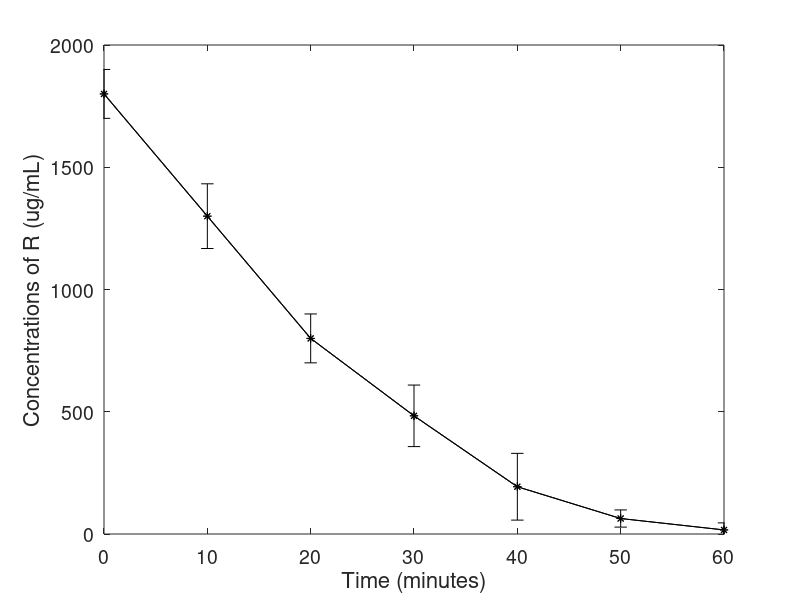

The MATLAB script that drew this image:
susan=[1800 1400 900 600 350 100 50];
julia=[1900 1350 800 500 130 60 0];
kim=[1700 1150 700 350 100 30 0];
average=mean([susan; julia; kim]);
standard_deviation=std([susan; julia; kim]);
time=[0 10 20 30 40 50 60];
plot(time,average,'k-*')
hold on 
axis([0 60 0 2000])
set(gca, 'FontSize',14)
xlabel('Time (minutes)','FontSize',16) 
ylabel('Concentrations of R (ug/mL)','FontSize',16) 
errorbar(time,average,standard_deviation,'k*-')